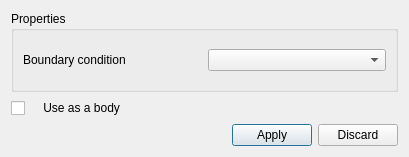
<ui version="4.0" >
 <class>boundaryPropertyDialog</class>
 <widget class="QDialog" name="boundaryPropertyDialog" >
  <property name="enabled" >
   <bool>true</bool>
  </property>
  <property name="geometry" >
   <rect>
    <x>0</x>
    <y>0</y>
    <width>409</width>
    <height>157</height>
   </rect>
  </property>
  <property name="windowTitle" >
   <string>Body</string>
  </property>
  <layout class="QVBoxLayout" >
   <item>
    <widget class="QGroupBox" name="groupBox" >
     <property name="title" >
      <string>Properties</string>
     </property>
     <layout class="QHBoxLayout" >
      <item>
       <widget class="QLabel" name="boundaryConditionLabel" >
        <property name="text" >
         <string>Boundary condition</string>
        </property>
       </widget>
      </item>
      <item>
       <widget class="QComboBox" name="boundaryConditionCombo" />
      </item>
     </layout>
    </widget>
   </item>
   <item>
    <widget class="QCheckBox" name="boundaryAsABody" >
     <property name="text" >
      <string>    Use as a body</string>
     </property>
    </widget>
   </item>
   <item>
    <layout class="QHBoxLayout" >
     <item>
      <spacer>
       <property name="orientation" >
        <enum>Qt::Horizontal</enum>
       </property>
       <property name="sizeHint" >
        <size>
         <width>40</width>
         <height>20</height>
        </size>
       </property>
      </spacer>
     </item>
     <item>
      <widget class="QPushButton" name="applyButton" >
       <property name="text" >
        <string>Apply</string>
       </property>
       <property name="icon" >
        <iconset resource="../Mesh3D.qrc" >:/icons/list-add.png</iconset>
       </property>
      </widget>
     </item>
     <item>
      <widget class="QPushButton" name="discardButton" >
       <property name="text" >
        <string>Discard</string>
       </property>
       <property name="icon" >
        <iconset resource="../Mesh3D.qrc" >:/icons/list-remove.png</iconset>
       </property>
      </widget>
     </item>
    </layout>
   </item>
  </layout>
 </widget>
 <resources>
  <include location="../Mesh3D.qrc" />
 </resources>
 <connections/>
</ui>
